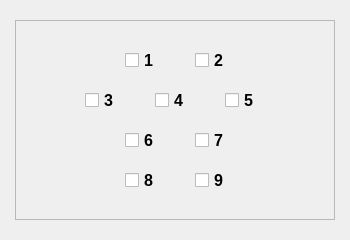
<?xml version="1.0" encoding="UTF-8"?>
<ui version="4.0">
 <class>Form</class>
 <widget class="QWidget" name="Form">
  <property name="geometry">
   <rect>
    <x>0</x>
    <y>0</y>
    <width>350</width>
    <height>240</height>
   </rect>
  </property>
  <property name="windowTitle">
   <string>Form</string>
  </property>
  <widget class="QFrame" name="frame">
   <property name="geometry">
    <rect>
     <x>15</x>
     <y>20</y>
     <width>320</width>
     <height>200</height>
    </rect>
   </property>
   <property name="font">
    <font>
     <family>Arial</family>
    </font>
   </property>
   <property name="frameShape">
    <enum>QFrame::StyledPanel</enum>
   </property>
   <property name="frameShadow">
    <enum>QFrame::Raised</enum>
   </property>
   <widget class="QCheckBox" name="SDD_ch6">
    <property name="geometry">
     <rect>
      <x>110</x>
      <y>110</y>
      <width>41</width>
      <height>20</height>
     </rect>
    </property>
    <property name="font">
     <font>
      <family>Arial</family>
      <pointsize>12</pointsize>
      <weight>75</weight>
      <bold>true</bold>
     </font>
    </property>
    <property name="text">
     <string>6</string>
    </property>
   </widget>
   <widget class="QCheckBox" name="SDD_ch7">
    <property name="geometry">
     <rect>
      <x>180</x>
      <y>110</y>
      <width>41</width>
      <height>20</height>
     </rect>
    </property>
    <property name="font">
     <font>
      <family>Arial</family>
      <pointsize>12</pointsize>
      <weight>75</weight>
      <bold>true</bold>
     </font>
    </property>
    <property name="text">
     <string>7</string>
    </property>
   </widget>
   <widget class="QCheckBox" name="SDD_ch8">
    <property name="geometry">
     <rect>
      <x>110</x>
      <y>150</y>
      <width>41</width>
      <height>20</height>
     </rect>
    </property>
    <property name="font">
     <font>
      <family>Arial</family>
      <pointsize>12</pointsize>
      <weight>75</weight>
      <bold>true</bold>
     </font>
    </property>
    <property name="text">
     <string>8</string>
    </property>
   </widget>
   <widget class="QCheckBox" name="SDD_ch5">
    <property name="geometry">
     <rect>
      <x>210</x>
      <y>70</y>
      <width>41</width>
      <height>20</height>
     </rect>
    </property>
    <property name="font">
     <font>
      <family>Arial</family>
      <pointsize>12</pointsize>
      <weight>75</weight>
      <bold>true</bold>
     </font>
    </property>
    <property name="text">
     <string>5</string>
    </property>
   </widget>
   <widget class="QCheckBox" name="SDD_ch2">
    <property name="geometry">
     <rect>
      <x>180</x>
      <y>30</y>
      <width>41</width>
      <height>20</height>
     </rect>
    </property>
    <property name="font">
     <font>
      <family>Arial</family>
      <pointsize>12</pointsize>
      <weight>75</weight>
      <bold>true</bold>
     </font>
    </property>
    <property name="text">
     <string>2</string>
    </property>
   </widget>
   <widget class="QCheckBox" name="SDD_ch1">
    <property name="geometry">
     <rect>
      <x>110</x>
      <y>30</y>
      <width>41</width>
      <height>20</height>
     </rect>
    </property>
    <property name="font">
     <font>
      <family>Arial</family>
      <pointsize>12</pointsize>
      <weight>75</weight>
      <bold>true</bold>
     </font>
    </property>
    <property name="text">
     <string>1</string>
    </property>
   </widget>
   <widget class="QCheckBox" name="SDD_ch3">
    <property name="geometry">
     <rect>
      <x>70</x>
      <y>70</y>
      <width>41</width>
      <height>20</height>
     </rect>
    </property>
    <property name="font">
     <font>
      <family>Arial</family>
      <pointsize>12</pointsize>
      <weight>75</weight>
      <bold>true</bold>
     </font>
    </property>
    <property name="text">
     <string>3</string>
    </property>
   </widget>
   <widget class="QCheckBox" name="SDD_ch4">
    <property name="geometry">
     <rect>
      <x>140</x>
      <y>70</y>
      <width>41</width>
      <height>20</height>
     </rect>
    </property>
    <property name="font">
     <font>
      <family>Arial</family>
      <pointsize>12</pointsize>
      <weight>75</weight>
      <bold>true</bold>
     </font>
    </property>
    <property name="text">
     <string>4</string>
    </property>
   </widget>
   <widget class="QCheckBox" name="SDD_ch9">
    <property name="geometry">
     <rect>
      <x>180</x>
      <y>150</y>
      <width>41</width>
      <height>20</height>
     </rect>
    </property>
    <property name="font">
     <font>
      <family>Arial</family>
      <pointsize>12</pointsize>
      <weight>75</weight>
      <bold>true</bold>
     </font>
    </property>
    <property name="text">
     <string>9</string>
    </property>
   </widget>
  </widget>
 </widget>
 <resources/>
 <connections/>
</ui>
